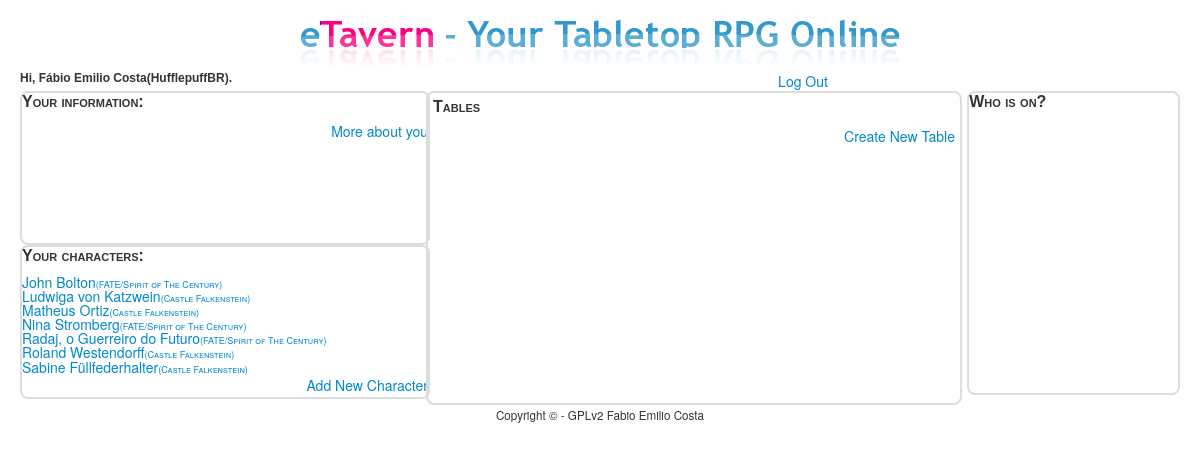
Page / (signed in) on the earlier database version.
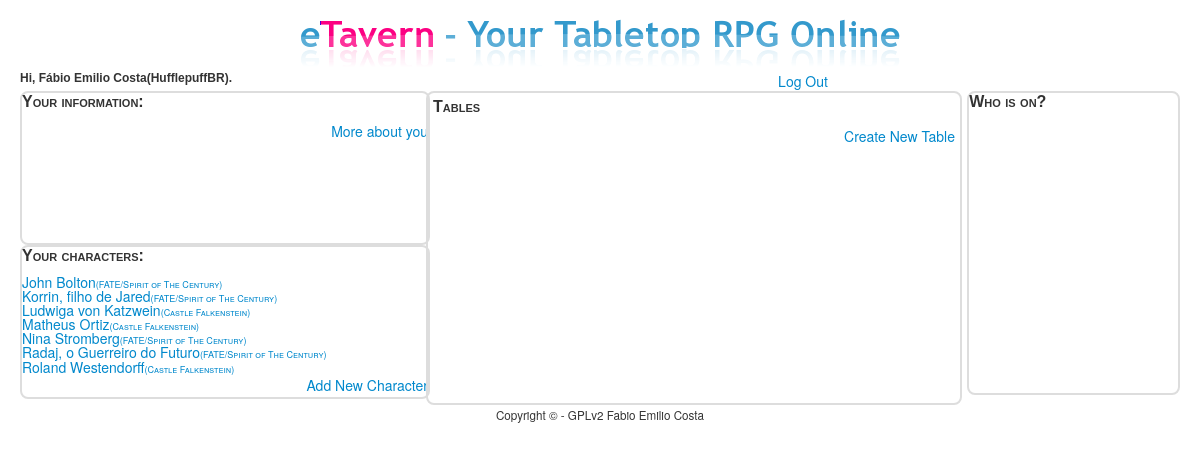
Same page on the later database version.
### tables this page shows
CREATE TABLE IF NOT EXISTS `user` (
  `id` bigint(20) NOT NULL AUTO_INCREMENT,
  `username` varchar(20) NOT NULL,
  `realname` varchar(60) NOT NULL DEFAULT 'Anonymous Coward',
  `email` varchar(30) NOT NULL,
  `password` varchar(40) NOT NULL,
  `master` tinyint(1) DEFAULT '0',
  `aboutYou` text,
  `site` varchar(255) DEFAULT NULL,
  `facebook` varchar(255) DEFAULT NULL,
  `twitter` varchar(100) DEFAULT NULL,
  `googleplus` varchar(255) DEFAULT NULL,
  PRIMARY KEY (`id`),
  UNIQUE KEY `username` (`username`,`email`)
);

CREATE TABLE IF NOT EXISTS `characters` (
  `id` bigint(20) NOT NULL AUTO_INCREMENT,
  `userid` bigint(20) NOT NULL,
  `char_name` varchar(100) NOT NULL,
  `system` varchar(100) NOT NULL,
  `base_desc` varchar(100) NOT NULL,
  `sheet` text,
  `history` text,
  PRIMARY KEY (`id`),
  UNIQUE KEY `userid` (`userid`,`char_name`,`system`)
);

### html/index.php (called while the page is built, shortened)
<?php
  $sheets=query("select * from characters where userid=? order by char_name,system",$_SESSION["id"]);
  $userinfo=query("select username,realname from user where id=?",$_SESSION["id"]);
  $js_function=<<<FUNCTION
$(document).ready(function() {
    whoIsOn();
    open_tables();
});
FUNCTION;
  render("tavern.php", ["title" => "Your Tavern - ".$_SESSION["realname"],
                        "realname" => $userinfo[0]['realname'],
                        "username" => $userinfo[0]['username'],
                        "sheets" => $sheets,
                        "jquery"=>$js_function,
                        "extraJS"=>["js/whoIsOn.js"]]);
?>

### templates/tavern.php (the view, shortened to what this page needs)
<div id="logTop">
  <div class="information">
    Hi, <?= $realname;?>(<?= $username?>).
  </div>
  <div id="menu">
    <a href="logout.php">Log Out</a>
  </div>
</div>
<div class="tavern">
  <div class="people">
    <div id="userinfo">
      <p class="headers">Your information:</p>
      <div class="newChar">
        <a href="aboutYou.php">More about you</a>
      </div>
    </div>
    <div id="chars">
      <p class="headers">Your characters:</p>
      <div class="charlist">
        <?php
          if ($sheets === false)
              print("Problem on database!");
          else if (count($sheets)===0)
              print("No sheets on your binder.");
          else
            foreach($sheets as $sheet):
        ?>
        <div class="charEntry">
          <a class="charlinks" href="sheetInfo.php?sheetid=<?= $sheet['id']?>">
            <?= $sheet['char_name']?><span class="charsystem">(<?= $sheet['system']?>)</span></a></div>
        <?php
                endforeach;
        ?>
      </div>
      <div class="newChar">
        <a href="newChar.php">Add New Character</a></div>
    </div>
  </div>
  <div class="info">
    <div class="tables">
      <p class="headers">Tables</p>
      <div class="newChar">
        <a href="newTable.php">Create New Table</a>
      </div>
    </div>
    <div class="loggedOn">
      <p class="headers">Who is on?</p>
    </div>
  </div>
</div>

### includes/functions.php (shortened to what this page needs)
<?php
    function query()
    {
        $sql = func_get_arg(0);
        $parameters = array_slice(func_get_args(), 1);
        static $handle;
        if (!isset($handle))
        {
            try
            {
                $handle = new PDO("mysql:dbname=" . DATABASE . ";host=" . SERVER, USERNAME, PASSWORD);
                $handle->setAttribute(PDO::ATTR_EMULATE_PREPARES, false);
            }
            catch (Exception $e)
            {
                trigger_error($e->getMessage(), E_USER_ERROR);
                exit;
            }
        }
        $statement = $handle->prepare($sql);
        $results = $statement->execute($parameters);
        if ($results !== false)
        {
            return $statement->fetchAll(PDO::FETCH_ASSOC);
        }
        else
        {
            return false;
        }
    }
    function render($template, $values = [])
    {
        if (file_exists("../templates/$template"))
        {
            extract($values);
            require("../templates/header.php");
            require("../templates/$template");
            require("../templates/footer.php");
        }
        else
        {
            trigger_error("Invalid template: $template", E_USER_ERROR);
        }
    }
?>

### templates/header.php (shortened to what this page needs)
<!DOCTYPE html>
<html>
    <head>
        <link href="css/bootstrap.css" rel="stylesheet"/>
        <link href="css/bootstrap-responsive.css" rel="stylesheet"/>
        <link href="css/styles.css" rel="stylesheet"/>
        <link href="css/chat.css" rel="stylesheet"/>
    </head>
    <body>
        <div class="container-fluid">
            <div id="top">
                <a href="/"><img alt="eTavern - Your Tabletop RPG Online" src="img/logo.png"/></a>
            </div>
            <div id="middle">

### templates/footer.php
            </div>
            <div id="bottom">
                Copyright &#169; - GPLv2 Fabio Emilio Costa
            </div>
        </div>
    </body>
</html>

### html/css/styles.css (style rules this page uses)
#top { text-align: center; }
#middle { text-align: center; width: 100%; }
#bottom { font-size: smaller; text-align: center; vertical-align: top; }
.people { float: left; width: 35%; display: table; }
#userinfo { border: 2px solid #DDDDDD; border-radius: 8px; width: 100%; height: 150px; text-align: left; display: table; }
.tavern { width: 100%; height: 300px; display: table; }
.tables { padding: 5px; border: 2px solid #DDDDDD; border-radius: 8px; width: 45%; height: 300px; text-align: left; display: table; float: left; }
.loggedOn { border: 2px solid #DDDDDD; border-radius: 8px; width: 18%; display: table; float: right; height: 300px; text-align: left; }
#chars { border: 2px solid #DDDDDD; border-radius: 8px; width: 100%; height: 150px; text-align: left; display: block; list-style: none; }
#menu { text-align: center; width: 65%; float: right; display: table; }
#logTop { float: top; width: 100%; display: table; }
.newChar { text-align: right; vertical-align: bottom; }
.information { text-align: left; font: 12px helvetica; font-weight: bold; width: 30%; display: table; float: left; }
.headers { text-align: left; font: 16px helvetica; font-weight: bold; font-variant: small-caps; }
.charEntry { line-height: 100%; }
.charlinks { width: 100%; display: list-item; }
.charlist { height: 100px; overflow: auto; }
.charsystem { height: 100%; line-height: 100%; font-size: 65%; font-variant: small-caps; vertical-align: center; }

Differences in the rows shown:
no longer on this page (row unchanged): characters: char_name "Sabine Füllfederhalter", system "Castle Falkenstein"
added characters: char_name "Korrin, filho de Jared", system "FATE/Spirit of The Century"
